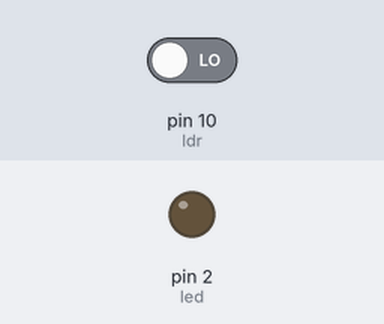
The sketch below on a simulated Arduino Uno, built with avr-gcc and run on an emulated ATmega328P. On the bench: output pins drawn as LEDs (lit = HIGH). The test bench sets the inputs (shaded band); at power-on: pin 10 (ldr) LOW.

Above: at 1.2 s.
1.3 s: pin 10 (ldr) driven HIGH
At 1.7 s:
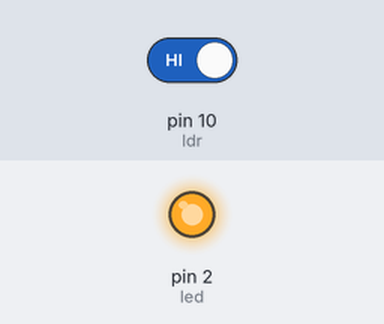
2.8 s: pin 10 (ldr) driven LOW
At 4.0 s:
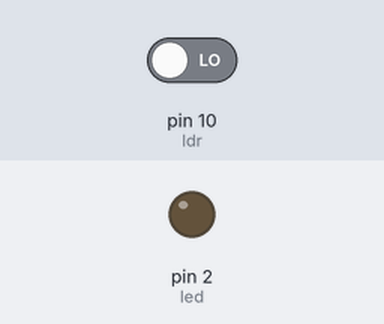
Timing chart, 0 to 5.8 s (numbered marks = the images above; inputs shaded):
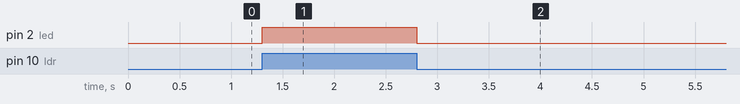

The sketch:

LDR-LED-Test.ino
```cpp
const int ldr = 10;
const int led = 2;
int x;

void setup() {
    pinMode(ldr, INPUT);
    pinMode(led, OUTPUT);
    Serial.begin(9600);
}

void loop() {
  x = digitalRead(ldr);

  if (x == HIGH) {
    digitalWrite(led, HIGH);
  }

  if (x == LOW) {
    digitalWrite(led, LOW);
  }

  delay(100);
}
```

Measured:
- after the input at 1.3 s, pin 2 (led): LOW → HIGH at once
- after the input at 2.8 s, pin 2 (led): HIGH → LOW at once
